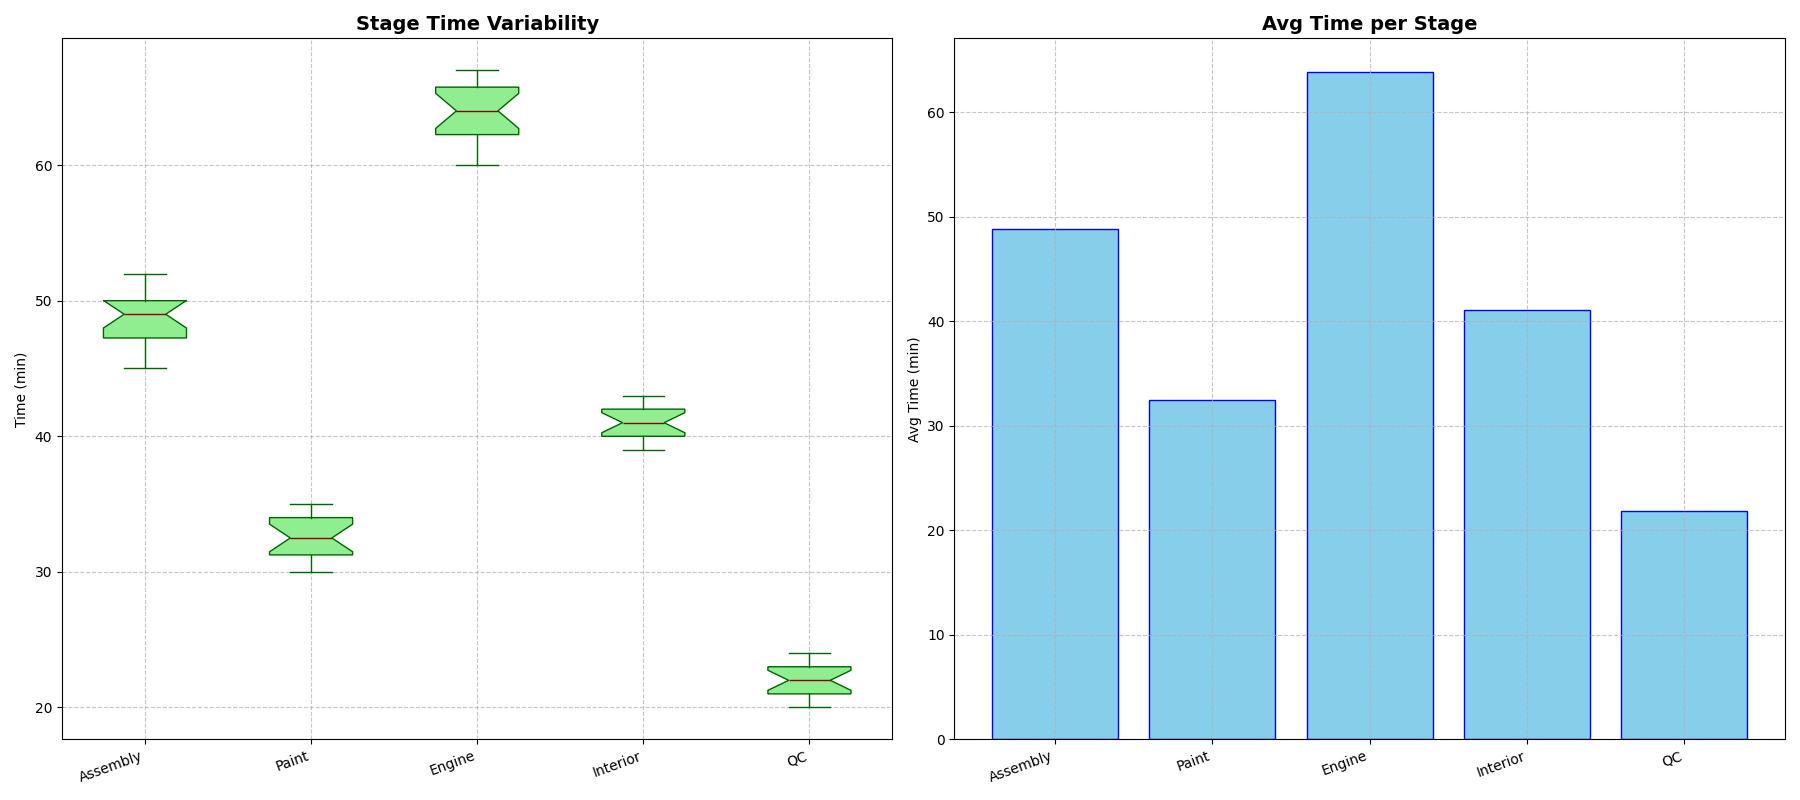

Recreate this plot in Python.
import matplotlib.pyplot as plt
import numpy as np

# Processing times in minutes for each stage in a car manufacturing line
body_assembly = [45, 50, 48, 52, 46, 49, 47, 51, 50, 48, 47, 46, 50, 51, 49, 52, 48, 50]
painting = [30, 34, 32, 33, 31, 35, 34, 32, 30, 33, 34, 32, 31, 30, 32, 34, 35, 33]
engine_installation = [60, 65, 63, 64, 66, 62, 61, 67, 62, 63, 65, 66, 64, 61, 65, 67, 63, 66]
interior_assembly = [40, 42, 41, 39, 43, 42, 40, 41, 43, 39, 42, 41, 40, 43, 42, 39, 43, 40]
quality_control = [20, 22, 21, 23, 20, 24, 21, 22, 20, 22, 21, 20, 24, 23, 21, 22, 24, 23]

data = [body_assembly, painting, engine_installation, interior_assembly, quality_control]
stages = ['Assembly', 'Paint', 'Engine', 'Interior', 'QC']

# Create subplots
fig, axs = plt.subplots(1, 2, figsize=(18, 8))

# Box plot of processing times
axs[0].boxplot(data, vert=True, patch_artist=True, notch=True,
               boxprops=dict(facecolor="lightgreen", color="darkgreen"),
               whiskerprops=dict(color="darkgreen"),
               capprops=dict(color="darkgreen"),
               medianprops=dict(color="darkred"),
               flierprops=dict(markerfacecolor='red', marker='o', alpha=0.5))

axs[0].set_title('Stage Time Variability', fontsize=14, fontweight='bold')
axs[0].set_ylabel('Time (min)')
axs[0].set_xticklabels(stages, rotation=20, ha='right')
axs[0].grid(linestyle='--', alpha=0.7)

# Bar chart of average processing times
average_processing_time = [np.mean(stage) for stage in data]
stage_indices = np.arange(len(stages))

axs[1].bar(stage_indices, average_processing_time, color='skyblue', edgecolor='blue')
axs[1].set_xticks(stage_indices)
axs[1].set_xticklabels(stages, rotation=20, ha='right')
axs[1].set_title('Avg Time per Stage', fontsize=14, fontweight='bold')
axs[1].set_ylabel('Avg Time (min)')
axs[1].grid(linestyle='--', alpha=0.7)

# Adjust layout
plt.tight_layout()
plt.show()
